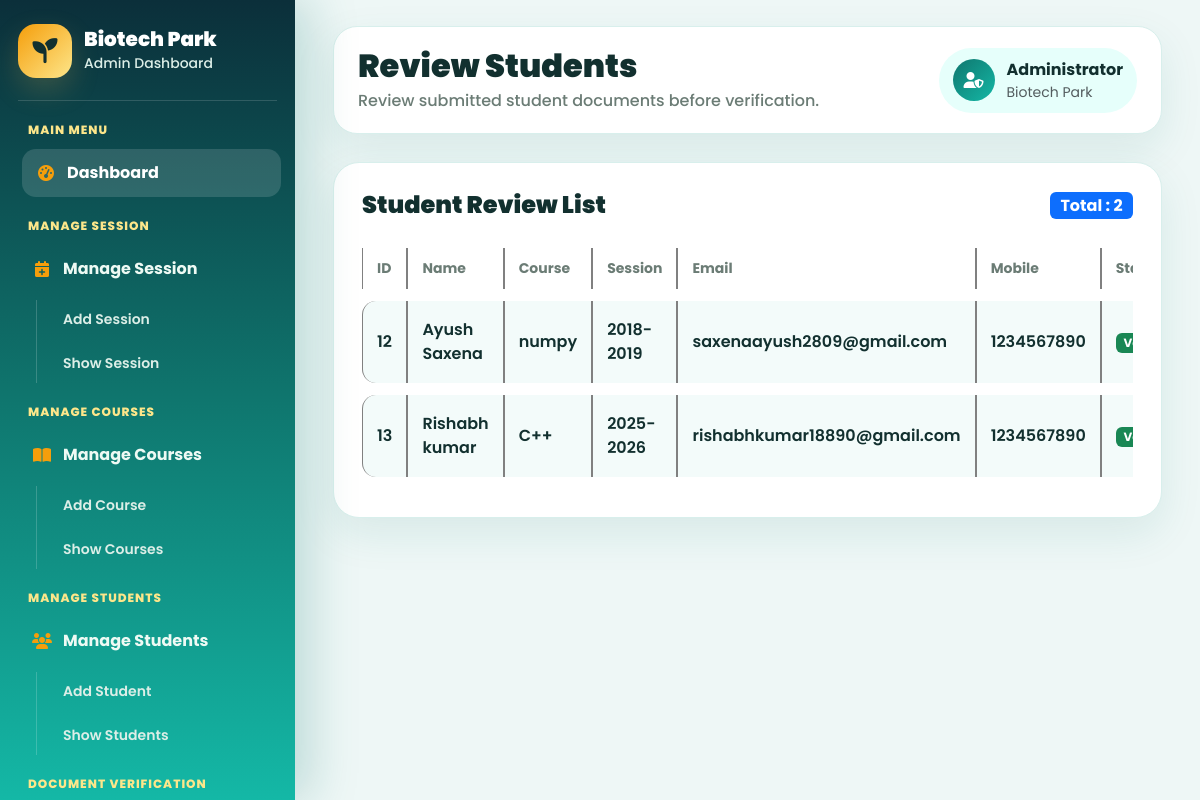
Page /review_student (signed in) on the committed database.
### myapp/models.py (models this page shows, shortened)
class tbll_student(models.Model):
    sid=models.IntegerField(primary_key=True,auto_created=True)
    name=models.CharField(max_length=225)
    emailaddress=models.EmailField(max_length=225)
    password=models.CharField(max_length=16)
    contact_no=models.IntegerField()
    gender=models.CharField(max_length=2)
    dob=models.CharField(max_length=15)
    f_name=models.CharField(max_length=225,null=True)
    m_name=models.CharField(max_length=225,null=True)
    address=models.CharField(max_length=500,null=True)
    aadhar_no=models.IntegerField(max_length=15,null=True)
    aadhar_pic=models.FileField(upload_to='student_documents',null=True)
    session=models.CharField(max_length=50,null=True)
    course=models.CharField(max_length=500,null=True)
    course_duration=models.CharField(max_length=50,null=True)
    hs_percentage=models.CharField(max_length=20)
    hs_marksheet=models.FileField(upload_to='student_documents',null=True)
    inter_percentage=models.CharField(max_length=20,null=True)
    inter_marksheet=models.FileField(upload_to='student_documents',null=True)
    profile_pic=models.FileField(upload_to='student_documents',null=True)
    sign=models.FileField(upload_to='student_documents',null=True)
    fees=models.IntegerField(null=True)
    fees_status=models.CharField(max_length=20,default="Unpaid")
    payment_id=models.CharField(max_length=100,null=True,blank=True)
    payment_date=models.DateTimeField(null=True,blank=True)
    application_status = models.CharField(max_length=20,default="Pending")

### myapp/views.py (the view)
# urls.py: path('review_student',review_student,name='review_student'),
@cache_control(no_cache=True, must_revalidate=True, no_store=True)
def review_student(request):
    if 'adminid' not in request.session:
        return redirect('adminlogin1')
    ab = tbll_student.objects.all()
    return render(request, 'admin/reviewstudent.html', {'ab': ab})

### myapp/templates/admin/reviewstudent.html (shortened to what this page needs)
{% extends 'admin/adminlayout.html' %}
{% load static %}
{% block admin %}
<main class="main-content">
    <div class="topbar">
        <div>
            <h2>Review Students</h2>
            <p>Review submitted student documents before verification.</p>
        </div>
        <div class="admin-profile">
            <div class="admin-profile-icon">
                <i class="fa-solid fa-user-shield"></i>
            </div>
            <div>
                <strong>Administrator</strong>
                <small class="d-block text-muted">Biotech Park</small>
            </div>
        </div>
    </div>
    <div class="dashboard-panel">
        <div class="d-flex justify-content-between align-items-center mb-3">
            <h4 class="mb-0">
                Student Review List
            </h4>
            <span class="badge bg-primary fs-6">
                Total : {{ ab|length }}
            </span>
        </div>
        <div class="table-responsive">
            <table class="recent-table table-bordered">
                <thead>
                    <tr>
                        <th>ID</th>
                        <th>Name</th>
                        <th>Course</th>
                        <th>Session</th>
                        <th>Email</th>
                        <th>Mobile</th>
                        <th>Status</th>
                    </tr>
                </thead>
                <tbody>
                    {% for i in ab %}
                    <tr>
                        <td>{{ i.sid }}</td>
                        <td>{{ i.name }}</td>
                        <td>{{ i.course|default:"-" }}</td>
                        <td>{{ i.session|default:"-" }}</td>
                        <td>{{ i.emailaddress }}</td>
                        <td>{{ i.contact_no }}</td>
                        <td>
                            {% if i.application_status == "Verified" %}
                            <span class="badge bg-success">
                                Verified
                            </span>
                            {% elif i.application_status == "Rejected" %}
                            <span class="badge bg-danger">
                                Rejected
                            </span>
                            {% elif i.application_status == "DV" %}
                            <span class="badge bg-warning text-dark">
                                Pending Verification
                            </span>
                            {% else %}
                            <span class="badge bg-secondary">
                                Basic Pending
                            </span>
                            {% endif %}
                        </td>
                    </tr>
                    {% endfor %}
                </tbody>
            </table>
        </div>
    </div>
</main>
{% endblock %}

### myapp/templates/admin/adminlayout.html (style rules this page uses)
:root { --green: #0f766e; --green2: #14b8a6; --gold: #f59e0b; --gold2: #fde68a; --light: #eef7f6; --dark: #12302f; }
* { margin: 0; padding: 0; box-sizing: border-box; font-family: "Poppins", sans-serif; }
body { background: var(--light); color: var(--dark); overflow-x: hidden; }
.main-content { width: calc(100% - 295px); margin-left: 295px; padding: 26px; }
.topbar { background: #fff; border-radius: 24px; padding: 20px 24px; box-shadow: 0 16px 42px rgba(15, 118, 110, 0.1); display: flex; justify-content: space-between; align-items: center; gap: 18px; margin-bottom: 26px; border: 1px solid #d8efec; }
.topbar h2 { font-weight: 900; color: var(--dark); margin: 0; }
.topbar p { margin: 4px 0 0; color: #6b7c75; font-weight: 500; }
.admin-profile { display: flex; align-items: center; gap: 12px; background: #e6fffb; padding: 10px 14px; border-radius: 50px; }
.admin-profile-icon { width: 42px; height: 42px; border-radius: 50%; background: linear-gradient(135deg, var(--green), var(--green2)); color: #fff; display: grid; place-items: center; }
.dashboard-panel { background: #fff; border-radius: 26px; padding: 28px; box-shadow: 0 16px 42px rgba(15, 118, 110, 0.1); border: 1px solid #d8efec; margin-top: 28px; }
.dashboard-panel h4 { font-weight: 900; color: var(--dark); margin-bottom: 18px; }
.recent-table { width: 100%; border-collapse: separate; border-spacing: 0 12px; }
.recent-table th { color: #6b7c75; font-size: 14px; padding: 10px 14px; }
.recent-table td { background: #f3fbfa; padding: 15px 14px; font-weight: 600; color: #12302f; }
.recent-table td:first-child { border-radius: 14px 0 0 14px; }

### rows in the picture
tbll_student: sid "12", name "Ayush Saxena", course "numpy", session "2018-2019", emailaddress "saxenaayush2809@gmail.com", contact_no "1234567890", application_status "Verified"
tbll_student: sid "13", name "Rishabh kumar", course "C++", session "2025-2026", emailaddress "rishabhkumar18890@gmail.com", contact_no "1234567890", application_status "Verified"

### other values in the picture
{{ ab|length }} "2"
